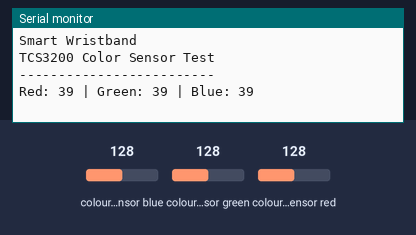
Simulated run of this sketch. Board: ESP32. Parts: the last lines printed to the serial monitor. Wiring (inferred from the names in the program): TCS3200 colour sensor: output GPIO 4; S2 GPIO 19; S3 GPIO 23; S0 GPIO 5; S1 GPIO 18. The inputs (shaded band) are chosen by the test bench; at power-on: colour sensor blue 128, colour sensor green 128, colour sensor red 128.

Above: at 1.2 s.
1.3 s: colour sensor blue set to 5
At 2.2 s:
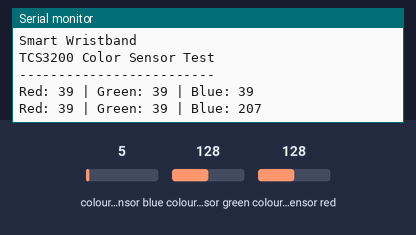
2.8 s: colour sensor green set to 5
At 4.1 s:
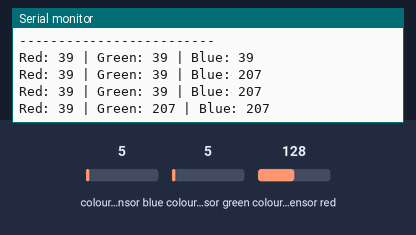
4.3 s: colour sensor red set to 5
At 5.7 s:
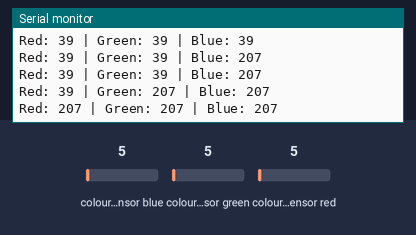

The sketch:

tcs3200_test.ino
```cpp
// Smart Wristband for Color Blind Assistance
// Module: TCS3200 Color Sensor
// Controller: ESP32
// Version: Initial Sensor Testing

#define S0 5
#define S1 18
#define S2 19
#define S3 23
#define SENSOR_OUT 4

void setup() {
  Serial.begin(115200);

  pinMode(S0, OUTPUT);
  pinMode(S1, OUTPUT);
  pinMode(S2, OUTPUT);
  pinMode(S3, OUTPUT);
  pinMode(SENSOR_OUT, INPUT);

  // TCS3200 frequency scaling: 20%
  digitalWrite(S0, HIGH);
  digitalWrite(S1, LOW);

  Serial.println("Smart Wristband");
  Serial.println("TCS3200 Color Sensor Test");
  Serial.println("-------------------------");
}

unsigned long readColor(int s2, int s3) {
  digitalWrite(S2, s2);
  digitalWrite(S3, s3);

  delay(50);

  // Read pulse width of the sensor output
  unsigned long frequency = pulseIn(SENSOR_OUT, LOW, 100000);

  return frequency;
}

void loop() {

  // Red filter
  unsigned long red = readColor(LOW, LOW);

  // Green filter
  unsigned long green = readColor(HIGH, HIGH);

  // Blue filter
  unsigned long blue = readColor(LOW, HIGH);

  Serial.print("Red: ");
  Serial.print(red);

  Serial.print(" | Green: ");
  Serial.print(green);

  Serial.print(" | Blue: ");
  Serial.println(blue);

  delay(1000);
}
```

Measured:
- after the input at 1.3 s, the serial monitor: prints a new line at once (image 1)
- after the input at 2.8 s, the serial monitor: prints a new line after 0.80 s (image 2)
- after the input at 4.3 s, the serial monitor: prints a new line after 0.46 s (image 3)
